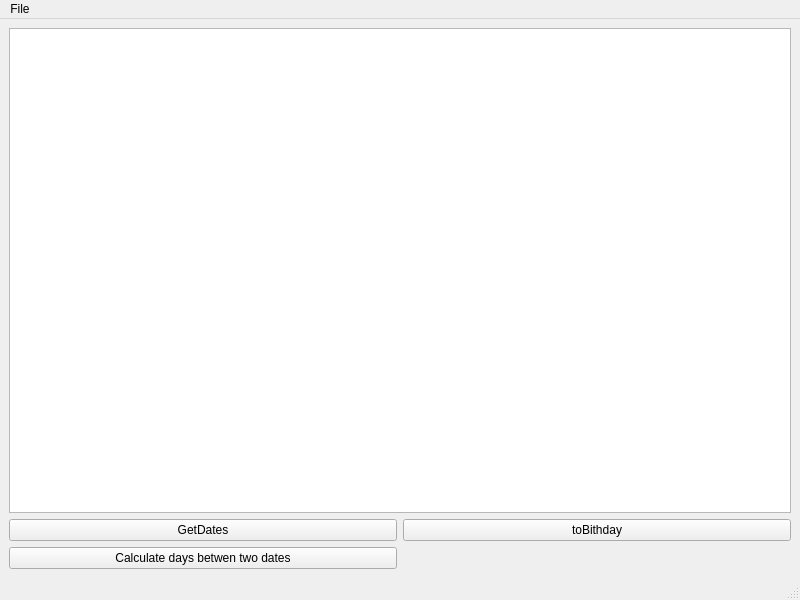
<?xml version="1.0" encoding="UTF-8"?>
<ui version="4.0">
 <class>MainWindow</class>
 <widget class="QMainWindow" name="MainWindow">
  <property name="geometry">
   <rect>
    <x>0</x>
    <y>0</y>
    <width>800</width>
    <height>600</height>
   </rect>
  </property>
  <property name="windowTitle">
   <string>MainWindow</string>
  </property>
  <widget class="QWidget" name="centralwidget">
   <layout class="QGridLayout" name="gridLayout">
    <item row="1" column="1">
     <widget class="QPushButton" name="pushButton_2">
      <property name="text">
       <string>toBithday</string>
      </property>
     </widget>
    </item>
    <item row="0" column="0" colspan="2">
     <widget class="QTableWidget" name="tableWidget"/>
    </item>
    <item row="1" column="0">
     <widget class="QPushButton" name="pushButton">
      <property name="text">
       <string>GetDates</string>
      </property>
     </widget>
    </item>
    <item row="2" column="0">
     <widget class="QPushButton" name="pushButton_3">
      <property name="text">
       <string>Calculate days betwen two dates</string>
      </property>
     </widget>
    </item>
   </layout>
  </widget>
  <widget class="QMenuBar" name="menubar">
   <property name="geometry">
    <rect>
     <x>0</x>
     <y>0</y>
     <width>800</width>
     <height>21</height>
    </rect>
   </property>
   <widget class="QMenu" name="menuFile">
    <property name="title">
     <string>File</string>
    </property>
    <addaction name="MenuFileOpen"/>
    <addaction name="M"/>
    <addaction name="action"/>
   </widget>
   <addaction name="menuFile"/>
  </widget>
  <widget class="QStatusBar" name="statusbar"/>
  <action name="MenuFileOpen">
   <property name="text">
    <string>Открыть</string>
   </property>
  </action>
  <action name="M">
   <property name="text">
    <string>Сохранить</string>
   </property>
  </action>
  <action name="action">
   <property name="text">
    <string>Сохранить как</string>
   </property>
  </action>
 </widget>
 <resources/>
 <connections/>
</ui>
